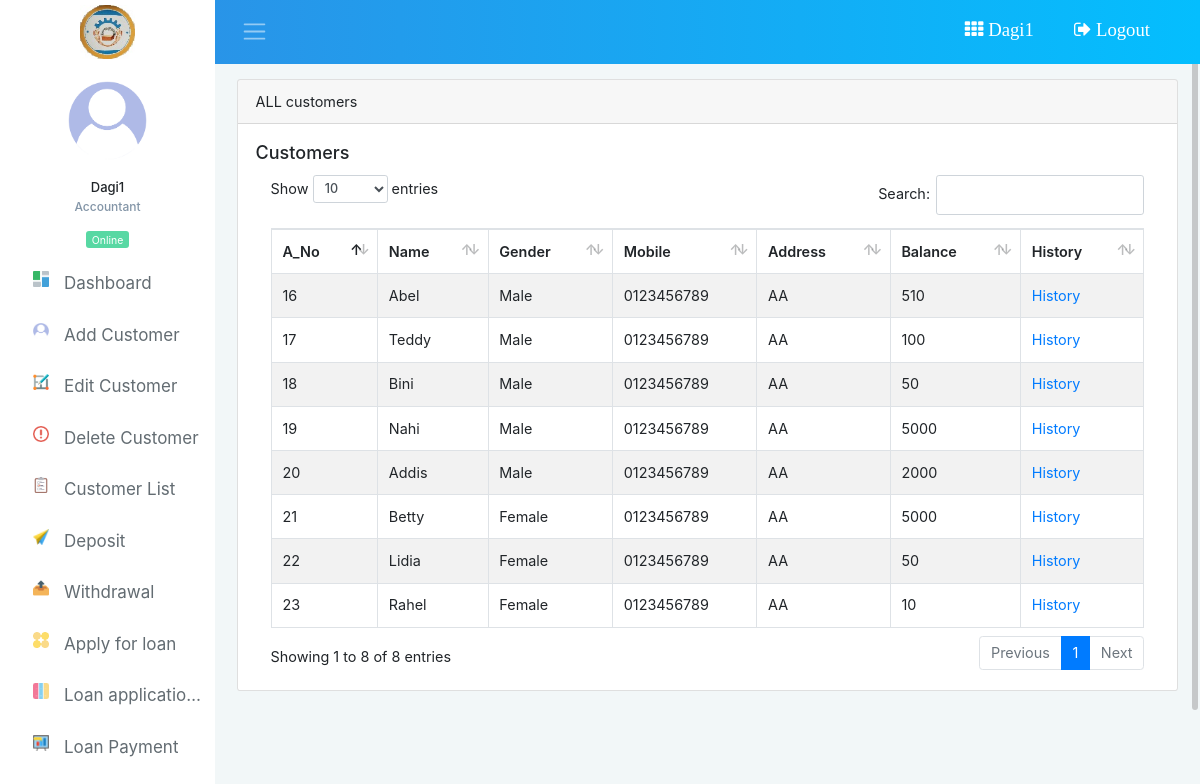
/customer_list.php (signed in), run on the app's committed database.
### tables this page shows
CREATE TABLE `customer` (
  `id` int(11) NOT NULL,
  `name` varchar(100) NOT NULL,
  `gender` varchar(20) NOT NULL,
  `mobile` varchar(20) NOT NULL,
  `address` varchar(255) NOT NULL,
  `image` varchar(255) NOT NULL,
  `balance` int(20) NOT NULL,
  `history` longtext NOT NULL
);

### customer_list.php (the view, shortened to what this page needs)
<?php
  include_once "inc/header.php";
  include_once "inc/sidebar.php";
  include 'db.php';
?>
<div class="card">
  <div class="card-header">
    ALL customers
  </div>
  <div class="card-body">
    	<h5 class="card-title">Customers</h5>
		<table id="example" class="table table-striped table-bordered table-hover" cellspacing="0" width="100%">
	        <thead>
	            <tr>
	            	<th>A_No</th>
	                <th>Name</th>
	                <th>Gender</th>
	                <th>Mobile</th>
	                <th>Address</th>
	                <th>Balance</th>
                  <th>History</th>
	            </tr>
	        </thead>
	        <tbody>
	            <tr>
	        <?php
              $sqli="SELECT * FROM customer";
              $resulti= mysqli_query($db, $sqli);
              while ($row = mysqli_fetch_array($resulti))
              {
                $id = $row["id"];
                $name = $row["name"];
                $gender = $row["gender"];
                $mobile = $row["mobile"];
                $address = $row["address"];
                $balance = $row["balance"];
                echo '<td>'.$id.'</td>';
                echo '<td>'.$name.'</td>';
                echo '<td>'.$gender.'</td>';
                echo '<td>'.$mobile.'</td>';
                echo '<td>'.$address.'</td>';
                echo '<td>'.$balance.'</td>';
                echo '<td><a target="_blank" href="customer_history.php?id='.$id.'">History</a></td>';
                echo '</tr>';
              }
            ?>
	        </tbody>
	    </table>
	  </div>
	</div>
<?php
include_once "inc/footer.php";
?>

### inc/header.php (shortened to what this page needs)
<!DOCTYPE html>
<html lang="en">
<head>
	<link rel="stylesheet" type="text/css" href="assets/font-awesome/font-awesome.min.css">
	<link rel="stylesheet" type="text/css" href="assets/perfect-scrollbar/dist/css/perfect-scrollbar.min.css">
	<link rel="stylesheet" type="text/css" href="assets/flag-icon-css/css/flag-icon.min.css">
  <link href="assets/css/dataTables.bootstrap4.min.css" rel="stylesheet">
  <link href="assets/css/dataTables.responsive.css" rel="stylesheet">
  <link rel="stylesheet" type="text/css" href="assets/css/style.css">
  <link rel="stylesheet" type="text/css" href="assets/css/bootstrap.css">
	<link rel="stylesheet" type="text/css" href="assets/css/main.css">
</head>
<body>
	<div class=" container-scroller">
    <nav class="navbar navbar-default col-lg-12 col-12 p-0 fixed-top d-flex flex-row">
      <div class="bg-white text-center navbar-brand-wrapper">
        <a class="navbar-brand brand-logo" href="index.php"><img src="images/kershi_logo.jpg" /></a>
      </div>
      <div class="navbar-menu-wrapper d-flex align-items-center">
        <button class="navbar-toggler navbar-toggler d-none d-lg-block navbar-dark align-self-center mr-3" type="button" data-toggle="minimize">
          <span class="navbar-toggler-icon"></span>
        </button>
        <ul class="navbar-nav ml-lg-auto d-flex align-items-center flex-row">
          <li class="nav-item">
            <a class="nav-link" href="#"><i class="fa fa-th"> <?php echo $_SESSION["name"]; ?></i></a>
          </li>
          <li class="nav-item">
            <a class="nav-link " href="?action=logout"><i class="fa fa-sign-out"> Logout</i></a>
          </li>
        </ul>
      </div>
    </nav>

### inc/sidebar.php (shortened to what this page needs)
<div class="container-fluid">
  <div class="row row-offcanvas row-offcanvas-right">
    <nav class="bg-white sidebar sidebar-offcanvas" id="sidebar">
      <div class="user-info">
        <br>
        <img src="images/user.png" alt="">
        <p class="name"><?php echo $_SESSION["name"]; ?></p>
        <p class="designation">
          <?php
            if ($_SESSION["user"] == 1)
            {
              echo "Accountant";
            }
            elseif ($_SESSION["user"] == 2)
            {
              echo "Loan Manager";
            }
            elseif ($_SESSION["user"] == 3)
            {
              echo "Branch Manager";
            }
            else
            {
              echo "Admin";
            }
          ?>
        </p>
        <span class="online"></span>
      </div>
      <ul class="nav">
        <li class="nav-item">
          <a class="nav-link" href="index.php">
            <img src="images/icons/1.png" alt="">
            <span class="menu-title">Dashboard</span>
          </a>
        </li>
        <li class="nav-item">
          <a class="nav-link" href="add_customer.php">
            <img src="images/icons/0.png" alt="">
            <span class="menu-title">Add Customer</span>
          </a>
        </li>
        <li class="nav-item">
          <a class="nav-link" href="edit_customer.php">
            <img src="images/icons/009.png" alt="">
            <span class="menu-title">Edit Customer</span>
          </a>
        </li>
         <li class="nav-item">
          <a class="nav-link" href="delete_customer.php">
            <img src="images/icons/exclamation-mark.png" alt="">
            <span class="menu-title">Delete Customer</span>
          </a>
        </li>
         <li class="nav-item">
          <a class="nav-link" href="customer_list.php">
            <img src="images/icons/002-test.png" alt="">
            <span class="menu-title">Customer List</span>
          </a>
        </li>
        <li class="nav-item">
          <a class="nav-link" href="deposit.php">
            <img src="images/icons/2.png" alt="">
            <span class="menu-title">Deposit</span>
          </a>
        </li>
        <li class="nav-item">
          <a class="nav-link" href="withdrawal.php">
            <img src="images/icons/003-outbox.png" alt="">
            <span class="menu-title">Withdrawal</span>
          </a>
        </li>
        <li class="nav-item">
          <a class="nav-link" href="apply_for_loan.php">
            <img src="images/icons/4.png" alt="">
            <span class="menu-title">Apply for loan</span>
          </a>
        </li>
        <li class="nav-item">
          <a class="nav-link" href="loan_application.php">
            <img src="images/icons/5.png" alt="">
            <span class="menu-title">Loan applications</span>
          </a>
        </li>
        <li class="nav-item">
          <a class="nav-link" href="payloan.php">
            <img src="images/icons/6.png" alt="">
            <span class="menu-title">Loan Payment</span>
          </a>
        </li>
      </ul>
    </nav>
    <div class="content-wrapper">

### inc/footer.php (shortened to what this page needs)
	        </div>
      </div>
    </div>
  </div>
</body>
</html>

### assets/css/main.css (style rules this page uses)
.menu-title { font-size: 17px !important; }

### data on the page
customer: id "16", name "Abel", gender "Male", mobile "0123456789", address "AA", balance "510"
customer: id "17", name "Teddy", gender "Male", mobile "0123456789", address "AA", balance "100"
customer: id "18", name "Bini", gender "Male", mobile "0123456789", address "AA", balance "50"
customer: id "19", name "Nahi", gender "Male", mobile "0123456789", address "AA", balance "5000"
customer: id "20", name "Addis", gender "Male", mobile "0123456789", address "AA", balance "2000"
customer: id "21", name "Betty", gender "Female", mobile "0123456789", address "AA", balance "5000"
customer: id "22", name "Lidia", gender "Female", mobile "0123456789", address "AA", balance "50"
customer: id "23", name "Rahel", gender "Female", mobile "0123456789", address "AA", balance "10"

### other printed values
$_SESSION["name"] "Dagi1"
